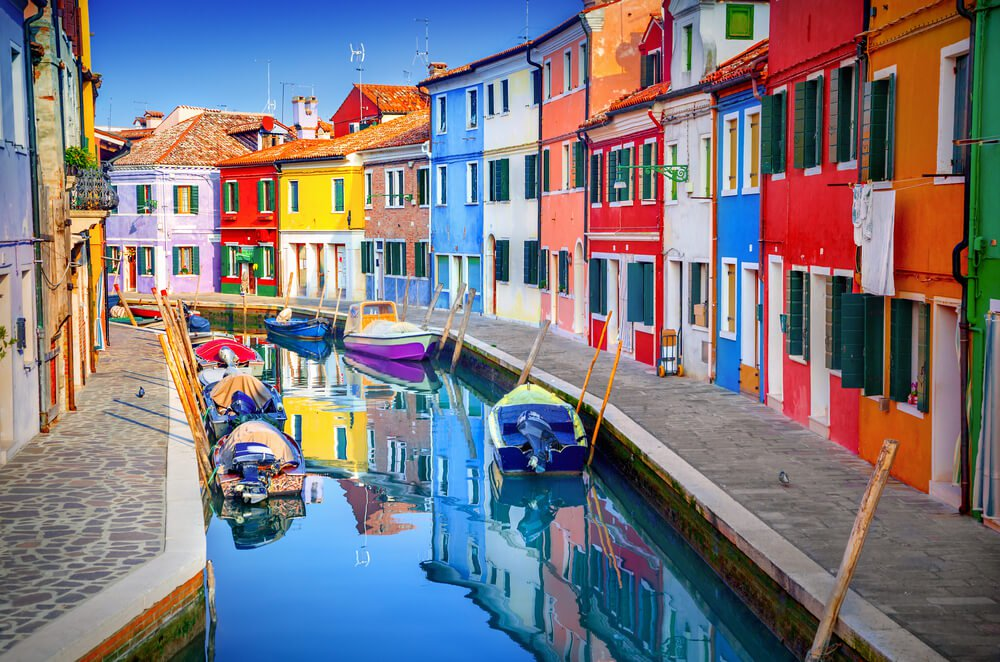
#> input picture colorpic.jpg, 1000 x 662 px
$ python gaussian_blur.py
#> lines starting #> are read from the running program, lines starting #| are printed output that depends on the picture
import cv2
import numpy as np

img = cv2.imread("colorpic.jpg")
#> img is the input picture: shape (662, 1000, 3); mean B, G, R 127.2, 120.1, 124.8
img = cv2.cvtColor(img, cv2.COLOR_BGR2GRAY)
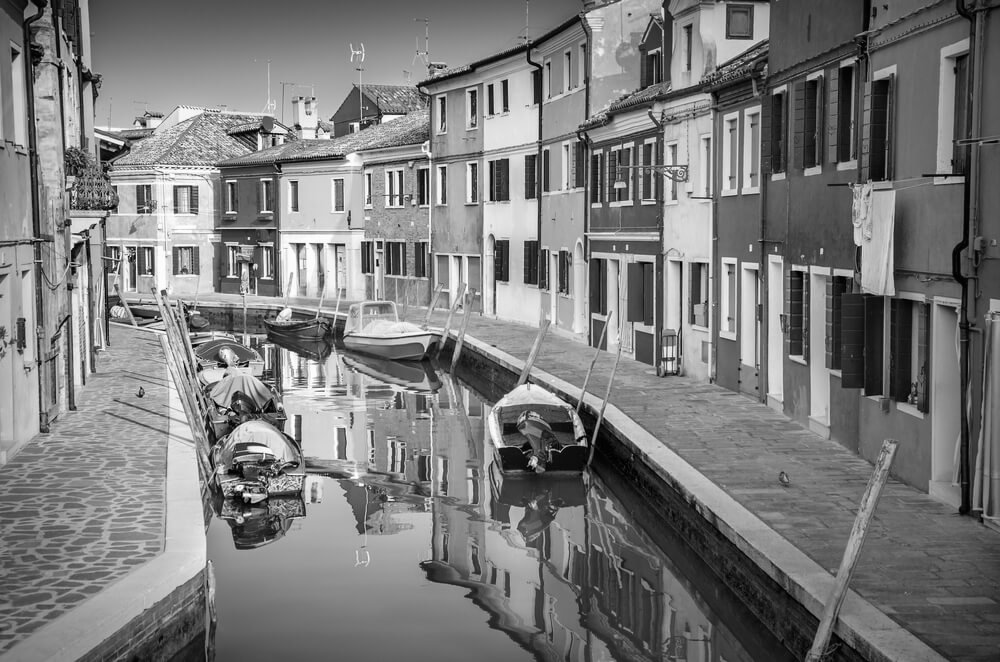
#> img: shape (662, 1000); min 0, max 255, mean 122.4
img = cv2.resize(img, (400,400))
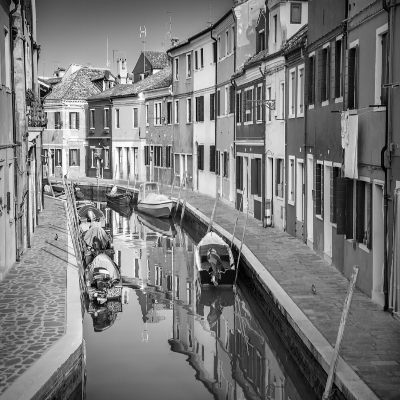
#> img: shape (400, 400); min 1, max 255, mean 122.3

def get_surrounding(img, i, j):
    surround_list = [img[i-1,j-1], img[i,j-1], img[i+1,j-1], img[i-1,j], img[i+1,j], img[i-1,j+1], img[i,j+1], img[i+1,j+1]]
    return surround_list

def gaussian():
    global img
    size_x, size_y = img.shape[0], img.shape[1]
    new_list = []
    for i in range(1,size_x-1):
        for j in range(1,size_y-1):
            new_val = sum(get_surrounding(img, i, j))/len(get_surrounding(img, i, j))
            new_list.append(new_val)

    new_list = np.array(new_list)
    new_list = np.reshape(new_list, (398,398))
    img[1:399, 1:399] = new_list

for i in range(1):
    gaussian()
#> this loop made 1 pass
#> pass 1, in gaussian, `new_list = np.reshape(new_list, (398,398))`:
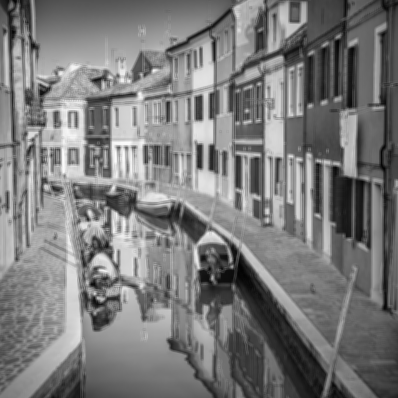
#> new_list: shape (398, 398) float64; min 3.25, max 252.1, mean 122.6

cv2.imshow("blur", img)
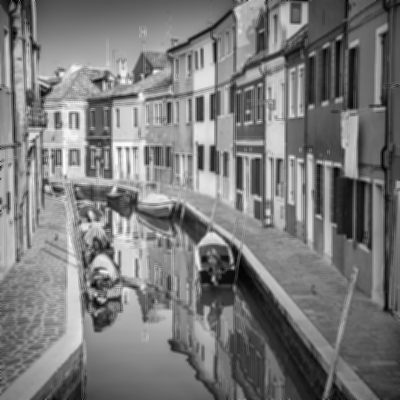
#> window 'blur': shape (400, 400); min 3, max 252, mean 121.8
cv2.imshow("image", cv2.imread("colorpic.jpg"))
cv2.waitKey(0)
cv2.destroyAllWindows()
